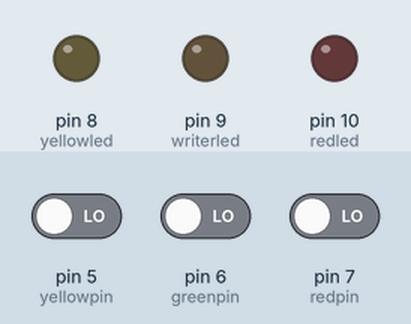
Recording of a sketch running on a simulated Arduino Uno, built with avr-gcc and run on an emulated ATmega328P. Shown: output pins drawn as LEDs (lit = HIGH). Inputs (shaded band) come from the test bench; at power-on: pin 5 (yellowpin) LOW, pin 6 (greenpin) LOW, pin 7 (redpin) LOW.

Above: at 1.2 s.
1.3 s: pin 5 (yellowpin) driven HIGH
At 1.7 s:
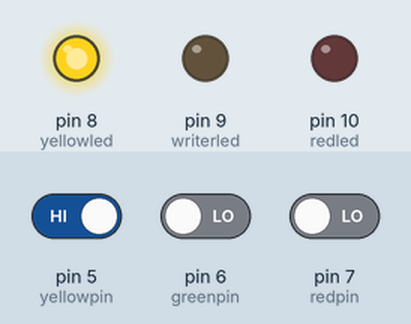
2.8 s: pin 6 (greenpin) driven HIGH
At 4.0 s:
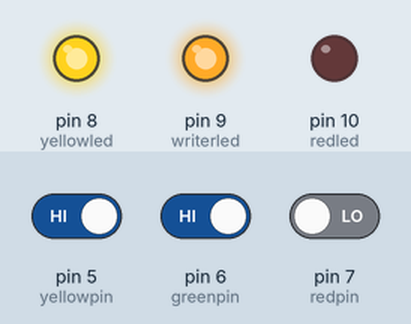
4.3 s: pin 7 (redpin) driven HIGH
At 5.2 s:
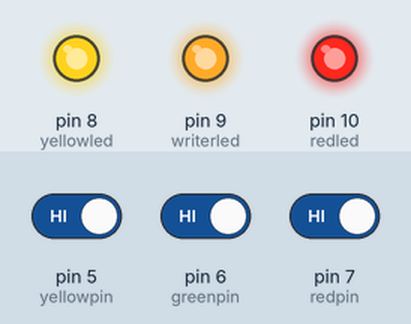
5.8 s: pin 5 (yellowpin) driven LOW
At 6.4 s:
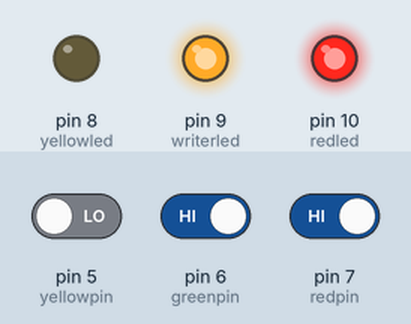
7.3 s: pin 6 (greenpin) driven LOW
At 8.5 s:
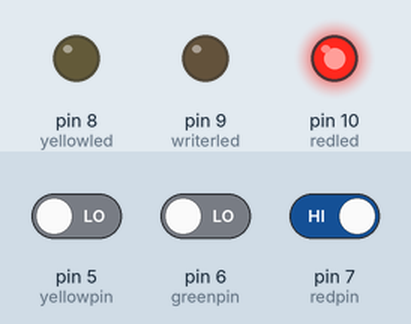
8.8 s: pin 5 (yellowpin) driven HIGH
At 9.9 s:
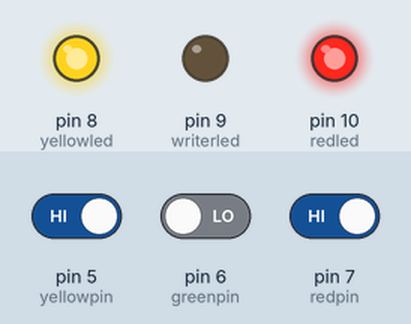
Timing chart, 0 to 11.3 s (numbered marks = the images above; inputs shaded):
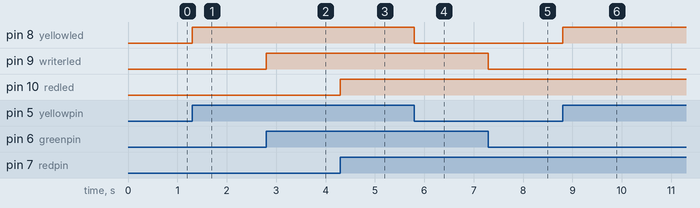

The sketch:

7_qiangda_led.ino
```cpp
int yellowpin=5;
int greenpin=6;
int redpin=7;
int writerled=9;
int yellowled=8;
int redled=10;
int yellow;
int writer;
int red;
void setup(){
  pinMode(yellowpin,INPUT);
  pinMode(greenpin,INPUT);
  pinMode(redpin,INPUT);
  pinMode(writerled,OUTPUT);
  pinMode(yellowled,OUTPUT);
  pinMode(redled,OUTPUT);
}
void loop(){
  yellow=digitalRead(yellowpin);
  if (yellow==HIGH){
    digitalWrite(yellowled,HIGH);
  }
  else {
    digitalWrite(yellowled,LOW);
  }
  writer=digitalRead(greenpin);
  if (writer==HIGH){
    digitalWrite(writerled,HIGH);
  }
  else {
    digitalWrite(writerled,LOW);
  }
  red=digitalRead(redpin);
  if (red==HIGH){
    digitalWrite(redled,HIGH);
  }
  else {
    digitalWrite(redled,LOW);
  }
}
```

Measured:
- after the input at 1.3 s, pin 8 (yellowled): LOW → HIGH at once
- after the input at 2.8 s, pin 9 (writerled): LOW → HIGH at once
- after the input at 4.3 s, pin 10 (redled): LOW → HIGH at once
- after the input at 5.8 s, pin 8 (yellowled): HIGH → LOW at once
- after the input at 7.3 s, pin 9 (writerled): HIGH → LOW at once
- after the input at 8.8 s, pin 8 (yellowled): LOW → HIGH at once
